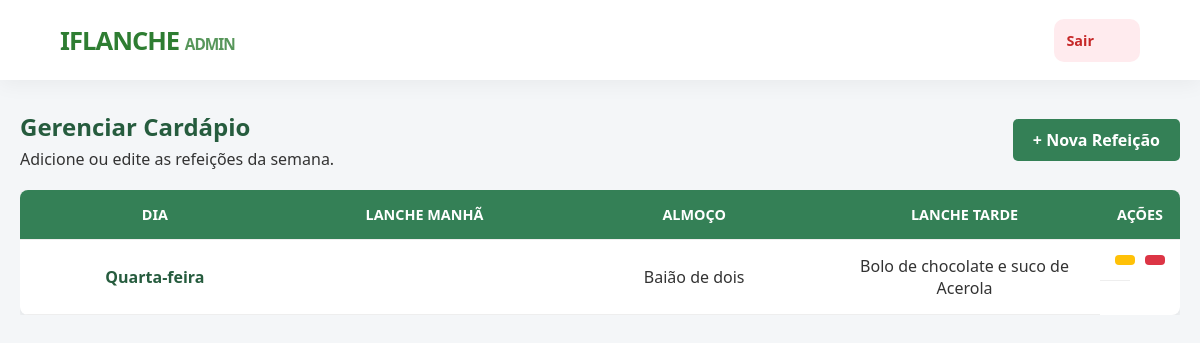
Before: /admin-painel/ (signed in) with the older database file.
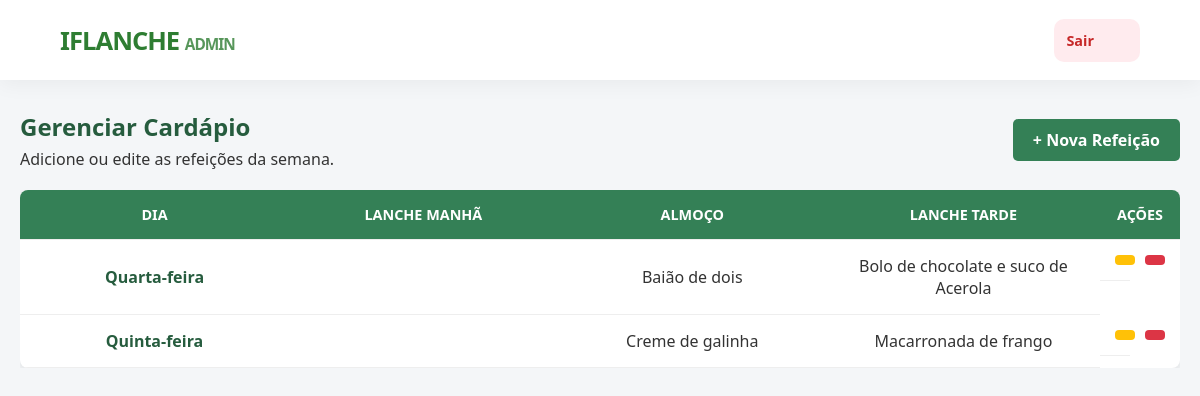
After: the same page with the newer database file.
### core/models.py (models this page shows, shortened)
class Cardapio(models.Model):
    DIAS = [
        ('Segunda-feira', 'Segunda-feira'),
        ('Terça-feira', 'Terça-feira'),
        ('Quarta-feira', 'Quarta-feira'),
        ('Quinta-feira', 'Quinta-feira'),
        ('Sexta-feira', 'Sexta-feira'),
    ]
    dia_semana = models.CharField(max_length=20, choices=DIAS, unique=True)
    lanche_manha = models.CharField(max_length=200, blank=True, null=True, verbose_name="Lanche da Manhã")
    almoco = models.CharField(max_length=200, blank=True, null=True, verbose_name="Almoço")
    lanche_tarde = models.CharField(max_length=200, blank=True, null=True, verbose_name="Lanche da Tarde")
    class Meta:
        verbose_name = "Cardápio"
        verbose_name_plural = "Cardápios"
        ordering = ['id']

### core/views.py (the view)
# urls.py: path('admin-painel/', views.admin_dashboard, name='admin_dashboard'),
@login_required(login_url='login')
def admin_dashboard(request):
    itens = Cardapio.objects.all()
    form = CardapioForm()
    return render(request, 'core/admin.html', {'cardapio': itens, 'form': form})

### core/templates/core/admin.html (shortened to what this page needs)
{% load static %}
<!DOCTYPE html>
<html lang="pt-br">
<head>
    <link rel="stylesheet" href="{% static 'css/style.css' %}">
</head>
<body class="page-dashboard admin-mode">
    <header class="main-header admin-header">
        <div class="logo">
            <a href="{% url 'login' %}">IFLANCHE <span style="font-size: 0.6em; opacity: 0.8;">ADMIN</span></a>
        </div>
        <nav class="nav-items">
            <div class="user-badge">
                Olá, <span id="nomeServidor">Servidor</span>
            </div>
            <a href="{% url 'login' %}" class="btn-logout" onclick="localStorage.removeItem('iflanche_cargo')">Sair</a>
        </nav>
    </header>
    <div class="container">
        <div class="dashboard-wrapper">
            <section class="content-area full-width">
                <div class="section-header flex-header">
                    <div>
                        <h1>Gerenciar Cardápio</h1>
                        <p>Adicione ou edite as refeições da semana.</p>
                    </div>
                    <button class="btn-add" onclick="abrirModal()">+ Nova Refeição</button>
                </div>
                <div class="table-responsive">
                    <table class="meal-table admin-table">
                        <thead>
                            <tr>
                                <th>Dia</th>
                                <th>Lanche Manhã</th>
                                <th>Almoço</th>
                                <th>Lanche Tarde</th>
                                <th>Ações</th>
                            </tr>
                        </thead>
                        <tbody>
                            {% for item in cardapio %}
                            <tr>
                                <td class="day">{{ item.dia_semana }}</td>
                                <td>{{ item.cafe_manha }}</td>
                                <td>{{ item.almoco }}</td>
                                <td>{{ item.lanche_tarde }}</td>
                                <td class="actions-cell">
                                    <button class="btn-action edit"
                                            onclick="abrirModal(
                                                '{{ item.id }}',
                                                '{{ item.dia_semana }}',
                                                '{{ item.cafe_manha }}',
                                                '{{ item.almoco }}',
                                                '{{ item.lanche_tarde }}'
                                            )">
                                    </button>
                                    <a href="{% url 'deletar_refeicao' item.id %}"
                                       class="btn-action delete"
                                       onclick="return confirm('Tem certeza que deseja excluir?')"
                                       style="text-decoration: none; display: inline-block;">
                                    </a>
                                </td>
                            </tr>
                            {% empty %}
                            <tr>
                                <td colspan="5" style="text-align:center; padding: 20px;">
                                    Nenhuma refeição cadastrada.
                                </td>
                            </tr>
                            {% endfor %}
                        </tbody>
                    </table>
                </div>
            </section>
        </div>
    </div>
</body>
</html>

Changed rows visible on the page:
added Cardapio: dia_semana "Quinta-feira", almoco "Creme de galinha", lanche_tarde "Macarronada de frango"
